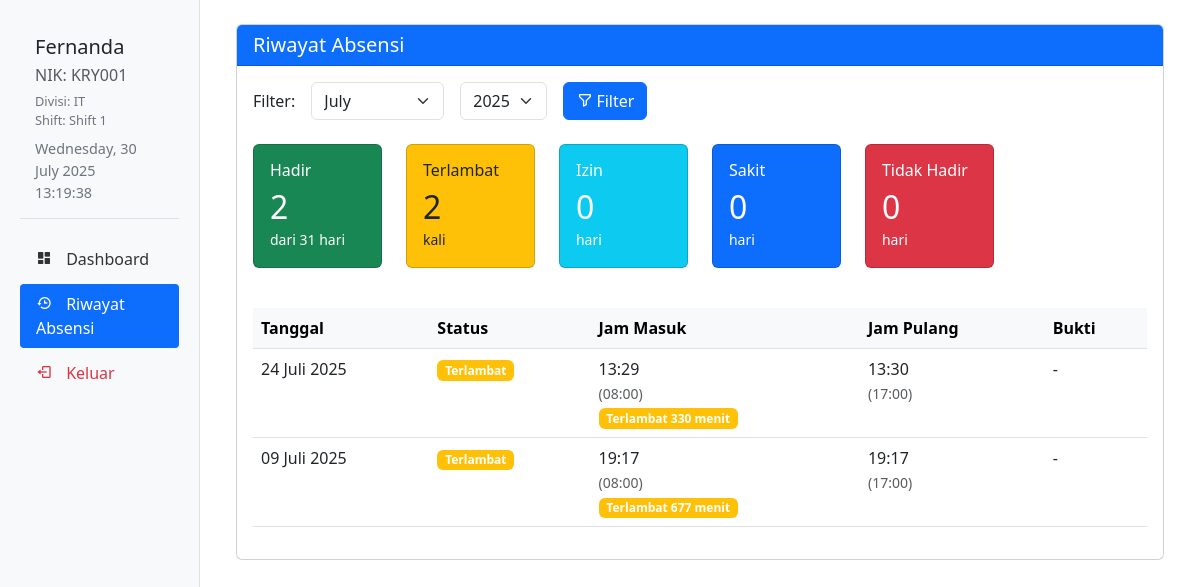
Screenshot of /ABSENSIKARYAWAN/karyawan/riwayat.php (signed in) with the database file from the repository.
### tables this page shows
CREATE TABLE `users` (
  `id` int NOT NULL,
  `nik` varchar(20) NOT NULL,
  `nama` varchar(100) NOT NULL,
  `email` varchar(100) NOT NULL,
  `password` varchar(255) NOT NULL,
  `divisi_id` int DEFAULT NULL,
  `role` enum('admin','karyawan') NOT NULL,
  `jam_kerja_id` int DEFAULT NULL
);

CREATE TABLE `divisi` (
  `id` int NOT NULL,
  `nama_divisi` varchar(100) NOT NULL
);

CREATE TABLE `jam_kerja` (
  `id` int NOT NULL,
  `nama_shift` varchar(50) NOT NULL,
  `jam_masuk` time NOT NULL,
  `jam_pulang` time NOT NULL
);

CREATE TABLE `absensi` (
  `id` int NOT NULL,
  `user_id` int DEFAULT NULL,
  `tanggal` date NOT NULL,
  `jam_masuk` time DEFAULT NULL,
  `jam_pulang` time DEFAULT NULL,
  `status` enum('hadir','izin','sakit','tidak hadir','pulang','pending','ditolak') NOT NULL,
  `jenis_absen` enum('masuk','pulang','izin','sakit') NOT NULL,
  `bukti` varchar(255) DEFAULT NULL,
  `admin_verifikasi_masuk` tinyint(1) DEFAULT NULL,
  `catatan_masuk` text,
  `admin_verifikasi_pulang` tinyint(1) DEFAULT NULL,
  `catatan_pulang` text,
  `catatan_admin` text,
  `status_keterlambatan` tinyint(1) DEFAULT '0',
  `status_verifikasi` tinyint DEFAULT '0' COMMENT '0=menunggu, 1=disetujui, 2=ditolak',
  `created_at` timestamp NULL DEFAULT CURRENT_TIMESTAMP,
  `updated_at` timestamp NULL DEFAULT CURRENT_TIMESTAMP ON UPDATE CURRENT_TIMESTAMP,
  `admin_verifikasi` int DEFAULT NULL
);

### ABSENSIKARYAWAN/includes/functions.php (called while the page is built, shortened)
<?php
function tanggal_indonesia($tanggal) {
    $bulan = array(
        1 => 'Januari', 'Februari', 'Maret', 'April', 'Mei', 'Juni',
        'Juli', 'Agustus', 'September', 'Oktober', 'November', 'Desember'
    );
    $split = explode('-', $tanggal);
    return $split[2] . ' ' . $bulan[(int)$split[1]] . ' ' . $split[0];
}
?>

### ABSENSIKARYAWAN/karyawan/riwayat.php (the view, shortened to what this page needs)
<?php
require_once '../config/database.php';
require_once '../includes/functions.php';
$user_id = $_SESSION['user_id'];
$bulan = isset($_GET['bulan']) ? $_GET['bulan'] : date('m');
$tahun = isset($_GET['tahun']) ? $_GET['tahun'] : date('Y');
$query = "SELECT a.*, u.nama, u.nik, d.nama_divisi, j.nama_shift,
          j.jam_masuk as jam_kerja_masuk, j.jam_pulang as jam_kerja_pulang,
          a.catatan_admin
          FROM absensi a
          JOIN users u ON a.user_id = u.id
          JOIN divisi d ON u.divisi_id = d.id
          JOIN jam_kerja j ON u.jam_kerja_id = j.id
          WHERE a.user_id = $user_id
          AND MONTH(a.tanggal) = $bulan
          AND YEAR(a.tanggal) = $tahun
          ORDER BY a.tanggal DESC";
$result = mysqli_query($conn, $query);
$total_hari = date('t', strtotime("$tahun-$bulan-01"));
$total_hadir = 0;
$total_terlambat = 0;
$total_izin = 0;
$total_sakit = 0;
$total_tidak_hadir = 0;
$absensi_data = array();
while ($row = mysqli_fetch_assoc($result)) {
    $absensi_data[] = $row;
    if ($row['status'] == 'hadir') {
        $total_hadir++;
        if ($row['status_keterlambatan']) {
            $total_terlambat++;
        }
    } elseif ($row['status'] == 'izin') {
        $total_izin++;
    } elseif ($row['status'] == 'sakit') {
        $total_sakit++;
    } elseif ($row['status'] == 'tidak hadir') {
        $total_tidak_hadir++;
    }
}
?>
<?php include '../includes/header_karyawan.php'; ?>
<div class="container-fluid py-4">
    <div class="row justify-content-center">
        <div class="col-md-12">
            <div class="card">
                <div class="card-header bg-primary text-white">
                    <h5 class="card-title mb-0">Riwayat Absensi</h5>
                </div>
                <div class="card-body">
                    <form method="GET" class="mb-4">
                        <div class="row g-3 align-items-center">
                            <div class="col-auto">
                                <label class="col-form-label">Filter:</label>
                            </div>
                            <div class="col-auto">
                                <select name="bulan" class="form-select">
                                    <?php for ($i = 1; $i <= 12; $i++): ?>
                                        <option value="<?= sprintf('%02d', $i) ?>" <?= $bulan == sprintf('%02d', $i) ? 'selected' : '' ?>>
                                            <?= date('F', mktime(0, 0, 0, $i, 1)) ?>
                                        </option>
                                    <?php endfor; ?>
                                </select>
                            </div>
                            <div class="col-auto">
                                <select name="tahun" class="form-select">
                                    <?php for ($i = date('Y'); $i >= date('Y') - 5; $i--): ?>
                                        <option value="<?= $i ?>" <?= $tahun == $i ? 'selected' : '' ?>>
                                            <?= $i ?>
                                        </option>
                                    <?php endfor; ?>
                                </select>
                            </div>
                            <div class="col-auto">
                                <button type="submit" class="btn btn-primary">
                                    <i class='bx bx-filter-alt'></i> Filter
                                </button>
                            </div>
                        </div>
                    </form>
                    <div class="row mb-4">
                        <div class="col-md-2 mb-3">
                            <div class="card bg-success text-white h-100">
                                <div class="card-body">
                                    <h6 class="card-title">Hadir</h6>
                                    <h2 class="mb-0"><?= $total_hadir ?></h2>
                                    <small>dari <?= $total_hari ?> hari</small>
                                </div>
                            </div>
                        </div>
                        <div class="col-md-2 mb-3">
                            <div class="card bg-warning text-dark h-100">
                                <div class="card-body">
                                    <h6 class="card-title">Terlambat</h6>
                                    <h2 class="mb-0"><?= $total_terlambat ?></h2>
                                    <small>kali</small>
                                </div>
                            </div>
                        </div>
                        <div class="col-md-2 mb-3">
                            <div class="card bg-info text-white h-100">
                                <div class="card-body">
                                    <h6 class="card-title">Izin</h6>
                                    <h2 class="mb-0"><?= $total_izin ?></h2>
                                    <small>hari</small>
                                </div>
                            </div>
                        </div>
                        <div class="col-md-2 mb-3">
                            <div class="card bg-primary text-white h-100">
                                <div class="card-body">
                                    <h6 class="card-title">Sakit</h6>
                                    <h2 class="mb-0"><?= $total_sakit ?></h2>
                                    <small>hari</small>
                                </div>
                            </div>
                        </div>
                        <div class="col-md-2 mb-3">
                            <div class="card bg-danger text-white h-100">
                                <div class="card-body">
                                    <h6 class="card-title">Tidak Hadir</h6>
                                    <h2 class="mb-0"><?= $total_tidak_hadir ?></h2>
                                    <small>hari</small>
                                </div>
                            </div>
                        </div>
                    </div>
                    <div class="table-responsive">
                        <table class="table table-hover">
                            <thead class="table-light">
                                <tr>
                                    <th>Tanggal</th>
                                    <th>Status</th>
                                    <th>Jam Masuk</th>
                                    <th>Jam Pulang</th>
                                    <th>Bukti</th>
                                </tr>
                            </thead>
                            <tbody>
                                <?php foreach ($absensi_data as $row):
                                    $keterlambatan = '';
                                    if ($row['status'] == 'hadir' && $row['jam_masuk'] && $row['jam_kerja_masuk']) {
                                        $jam_masuk = strtotime($row['jam_masuk']);
                                        $jam_kerja = strtotime($row['jam_kerja_masuk']);
                                        if ($jam_masuk > $jam_kerja) {
                                            $selisih = round(($jam_masuk - $jam_kerja) / 60);
                                            $keterlambatan = $selisih . ' menit';
                                            $row['status_keterlambatan'] = true;
                                        }
                                    }
                                ?>
                                    <tr>
                                        <td><?= tanggal_indonesia($row['tanggal']) ?></td>
                                        <td>
                                            <?php if ($row['status'] == 'hadir'): ?>
                                                <?php if ($row['status_keterlambatan']): ?>
                                                    <span class="badge bg-warning">Terlambat</span>
                                                <?php else: ?>
                                                    <span class="badge bg-success">Hadir</span>
                                                <?php endif; ?>
                                            <?php else: ?>
                                                <?= format_status_absensi($row['status'], $row['status_keterlambatan']) ?>
                                            <?php endif; ?>
                                        </td>
                                        <td>
                                            <?php if ($row['jam_masuk']): ?>
                                                <?= date('H:i', strtotime($row['jam_masuk'])) ?>
                                                <br>
                                                <small class="text-muted">
                                                    (<?= date('H:i', strtotime($row['jam_kerja_masuk'])) ?>)
                                                </small>
                                                <?php if ($row['status_keterlambatan']): ?>
                                                    <br>
                                                    <span class="badge bg-warning">Terlambat <?= $keterlambatan ?></span>
                                                <?php endif; ?>
                                            <?php else: ?>
                                                -
                                            <?php endif; ?>
                                        </td>
                                        <td>
                                            <?php if ($row['jam_pulang']): ?>
                                                <?= date('H:i', strtotime($row['jam_pulang'])) ?>
                                                <br>
                                                <small class="text-muted">
                                                    (<?= date('H:i', strtotime($row['jam_kerja_pulang'])) ?>)
                                                </small>
                                            <?php else: ?>
                                                -
                                            <?php endif; ?>
                                        </td>
                                        <td>
                                            <?php if ($row['bukti']): ?>
                                                <a href="../uploads/bukti/<?= $row['bukti'] ?>"
                                                    class="btn btn-sm btn-info"
                                                    target="_blank">
                                                    <i class='bx bx-file'></i> Lihat
                                                </a>
                                            <?php else: ?>
                                                -
                                            <?php endif; ?>
                                        </td>
                                    </tr>
                                <?php endforeach; ?>
                            </tbody>
                        </table>
                    </div>
                </div>
            </div>
        </div>
    </div>
</div>

### ABSENSIKARYAWAN/includes/header_karyawan.php (shortened to what this page needs)
<?php
$user_id = $_SESSION['user_id'];
$query = "SELECT u.*, d.nama_divisi, j.nama_shift
          FROM users u
          LEFT JOIN divisi d ON u.divisi_id = d.id
          LEFT JOIN jam_kerja j ON u.jam_kerja_id = j.id
          WHERE u.id = $user_id";
$result = mysqli_query($conn, $query);
$user_data = mysqli_fetch_assoc($result);
?>
<!DOCTYPE html>
<html lang="en">
<head>
    <link href="https://cdn.jsdelivr.net/npm/bootstrap@5.3.0/dist/css/bootstrap.min.css" rel="stylesheet">
    <link href='https://unpkg.com/boxicons@2.1.4/css/boxicons.min.css' rel='stylesheet'>
</head>
<body>
<div class="container-fluid">
    <div class="row">
        <div class="col-md-3 col-lg-2 px-0">
            <div class="sidebar">
                <div class="user-info">
                    <h5 class="mb-1"><?= htmlspecialchars($user_data['nama']) ?></h5>
                    <p class="mb-0 text-muted">NIK: <?= htmlspecialchars($user_data['nik']) ?></p>
                    <div class="divisi-info">
                        <p class="mb-0">Divisi: <?= htmlspecialchars($user_data['nama_divisi']) ?></p>
                        <p class="mb-0">Shift: <?= htmlspecialchars($user_data['nama_shift']) ?></p>
                    </div>
                    <small class="current-time d-block mt-2">
                        <?= date('l, d F Y') ?><br>
                        <span id="current-time"></span>
                    </small>
                </div>
                <nav class="nav flex-column">
                    <a class="nav-link <?= str_contains($_SERVER['PHP_SELF'], 'dashboard.php') ? 'active' : '' ?>"
                       href="dashboard.php">
                        <i class='bx bxs-dashboard'></i> Dashboard
                    </a>
                    <a class="nav-link <?= str_contains($_SERVER['PHP_SELF'], 'riwayat.php') ? 'active' : '' ?>"
                       href="riwayat.php">
                        <i class='bx bx-history'></i> Riwayat Absensi
                    </a>
                    <a class="nav-link text-danger" href="../logout.php"
                       onclick="return confirm('Apakah Anda yakin ingin keluar?')">
                        <i class='bx bx-log-out'></i> Keluar
                    </a>
                </nav>
            </div>
        </div>
        <main class="col-md-9 col-lg-10 ms-sm-auto px-md-4">

### ABSENSIKARYAWAN/includes/header_karyawan.php (style rules this page uses)
.sidebar { min-height: 100vh; background: #f8f9fa; padding: 20px; border-right: 1px solid #dee2e6; }
.sidebar .nav-link { color: #333; padding: 8px 16px; margin-bottom: 5px; border-radius: 4px; }
.sidebar .nav-link.active { background: #0d6efd; color: white; }
.sidebar .nav-link i { margin-right: 10px; }
.user-info { padding: 15px; margin-bottom: 20px; border-bottom: 1px solid #dee2e6; }
.current-time { font-size: 0.9rem; color: #6c757d; }
.divisi-info { font-size: 0.8rem; color: #6c757d; margin-top: 5px; }

### rows the page displays
users: nama "Fernanda", nik "KRY001", divisi.nama_divisi "IT", jam_kerja.nama_shift "Shift 1"
absensi: tanggal "24 Juli 2025", status "Terlambat", jam_masuk "13:29", jam_kerja.jam_masuk "08:00", jam_masuk.jam_masuk "330 menit", jam_pulang "13:30", jam_kerja.jam_pulang "17:00"
absensi: tanggal "09 Juli 2025", status "Terlambat", jam_masuk "19:17", jam_kerja.jam_masuk "08:00", jam_masuk.jam_masuk "677 menit", jam_pulang "19:17", jam_kerja.jam_pulang "17:00"

### other values shown
$total_hadir "2"
$total_hari "31"
$total_terlambat "2"
$total_izin "0"
$total_sakit "0"
$total_tidak_hadir "0"
form field bulan "July"
form field tahun "2025"
